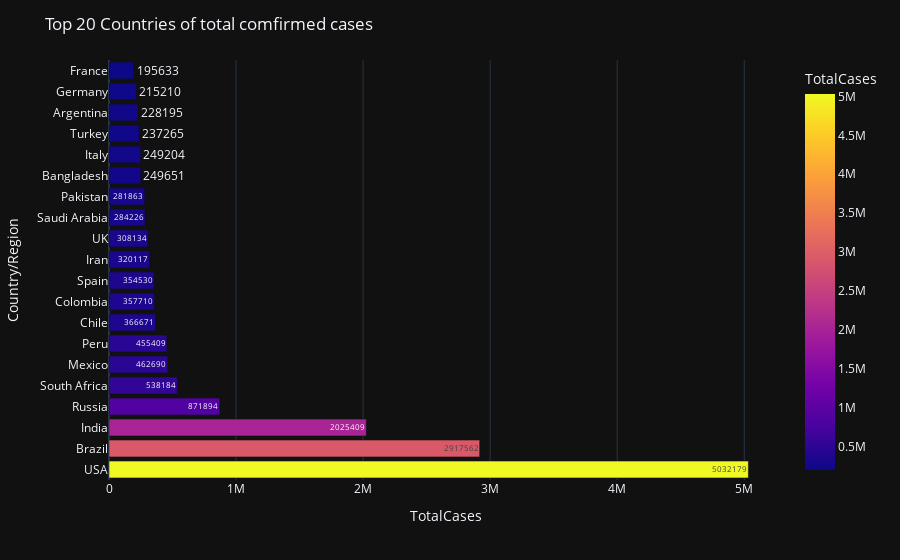

Notebook code for this chart:
### Code cell
fig=px.bar(worldometer_df.iloc[:20],y='Country/Region',x='TotalCases',color='TotalCases',text='TotalCases')
fig.update_layout(template='plotly_dark',title_text='Top 20 Countries of total comfirmed cases')
fig.show()

### Figure 1 — Plotly figure (JSON) as saved in the notebook; plotly's stock layout.template omitted (floating-point values rounded to 4 significant figures)
{"data": [{"alignmentgroup": "True", "hovertemplate": "TotalCases=%{marker.color}<br>Country/Region=%{y}<extra></extra>", "legendgroup": "", "marker": {"color": [5032179, 2917562, 2025409, 871894, 538184, 462690, 455409, 366671, 357710, 354530, 320117, 308134, 284226, 281863, 249651, 249204, 237265, 228195, 215210, 195633], "coloraxis": "coloraxis"}, "name": "", "offsetgroup": "", "orientation": "h", "showlegend": false, "text": [5032179, 2917562, 2025409, 871894, 538184, 462690, 455409, 366671, 357710, 354530, 320117, 308134, 284226, 281863, 249651, 249204, 237265, 228195, 215210, 195633], "textposition": "auto", "type": "bar", "x": [5032179, 2917562, 2025409, 871894, 538184, 462690, 455409, 366671, 357710, 354530, 320117, 308134, 284226, 281863, 249651, 249204, 237265, 228195, 215210, 195633], "xaxis": "x", "y": ["USA", "Brazil", "India", "Russia", "South Africa", "Mexico", "Peru", "Chile", "Colombia", "Spain", "Iran", "UK", "Saudi Arabia", "Pakistan", "Bangladesh", "Italy", "Turkey", "Argentina", "Germany", "France"], "yaxis": "y"}], "layout": {"barmode": "relative", "coloraxis": {"colorbar": {"title": {"text": "TotalCases"}}, "colorscale": [[0, "#0d0887"], [0.1111, "#46039f"], [0.2222, "#7201a8"], [0.3333, "#9c179e"], [0.4444, "#bd3786"], [0.5556, "#d8576b"], [0.6667, "#ed7953"], [0.7778, "#fb9f3a"], [0.8889, "#fdca26"], [1, "#f0f921"]]}, "legend": {"tracegroupgap": 0}, "margin": {"t": 60}, "title": {"text": "Top 20 Countries of total comfirmed cases"}, "xaxis": {"anchor": "y", "domain": [0, 1], "title": {"text": "TotalCases"}}, "yaxis": {"anchor": "x", "domain": [0, 1], "title": {"text": "Country/Region"}}}}
